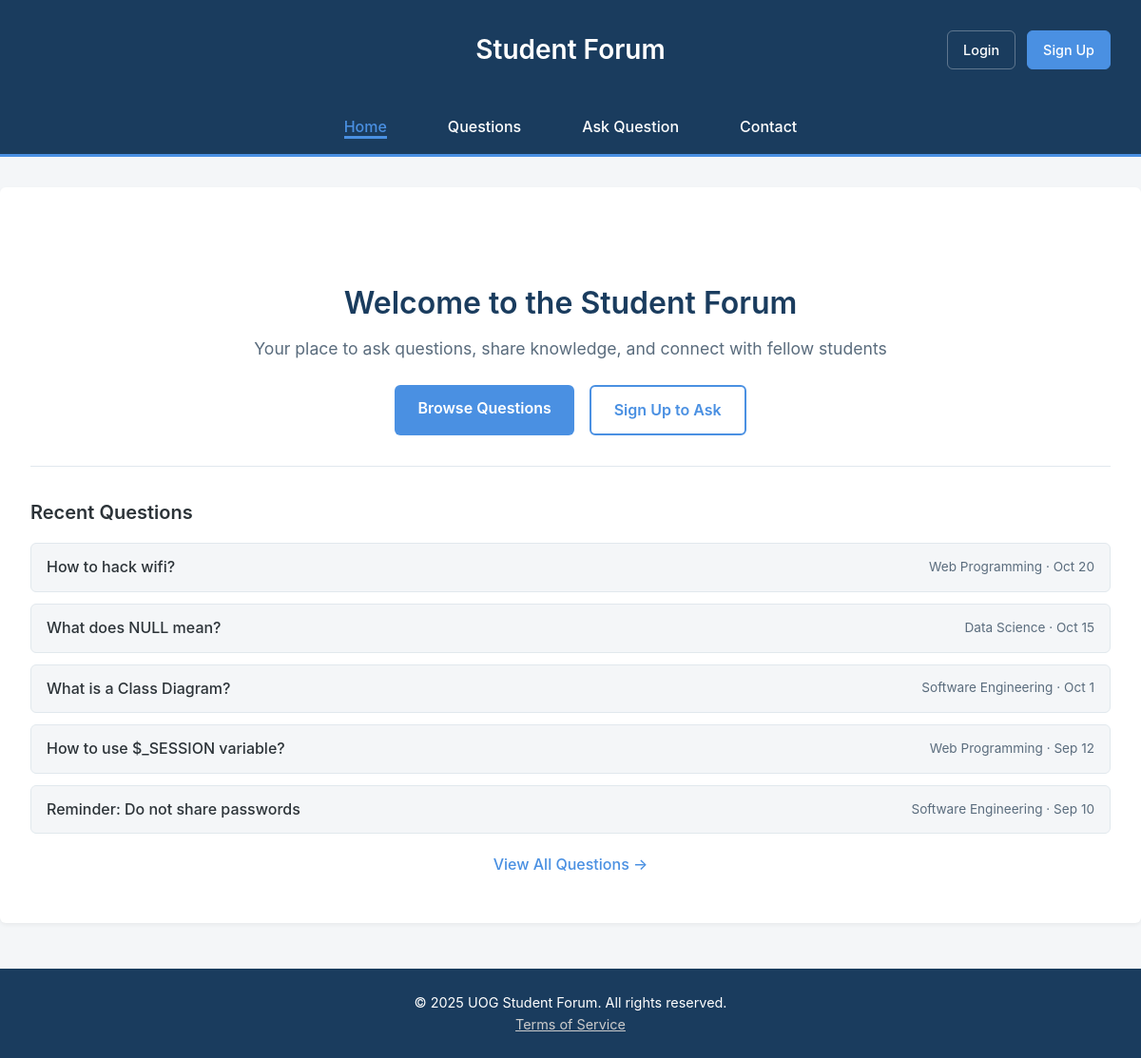
/, run on an earlier commit of the app's database.
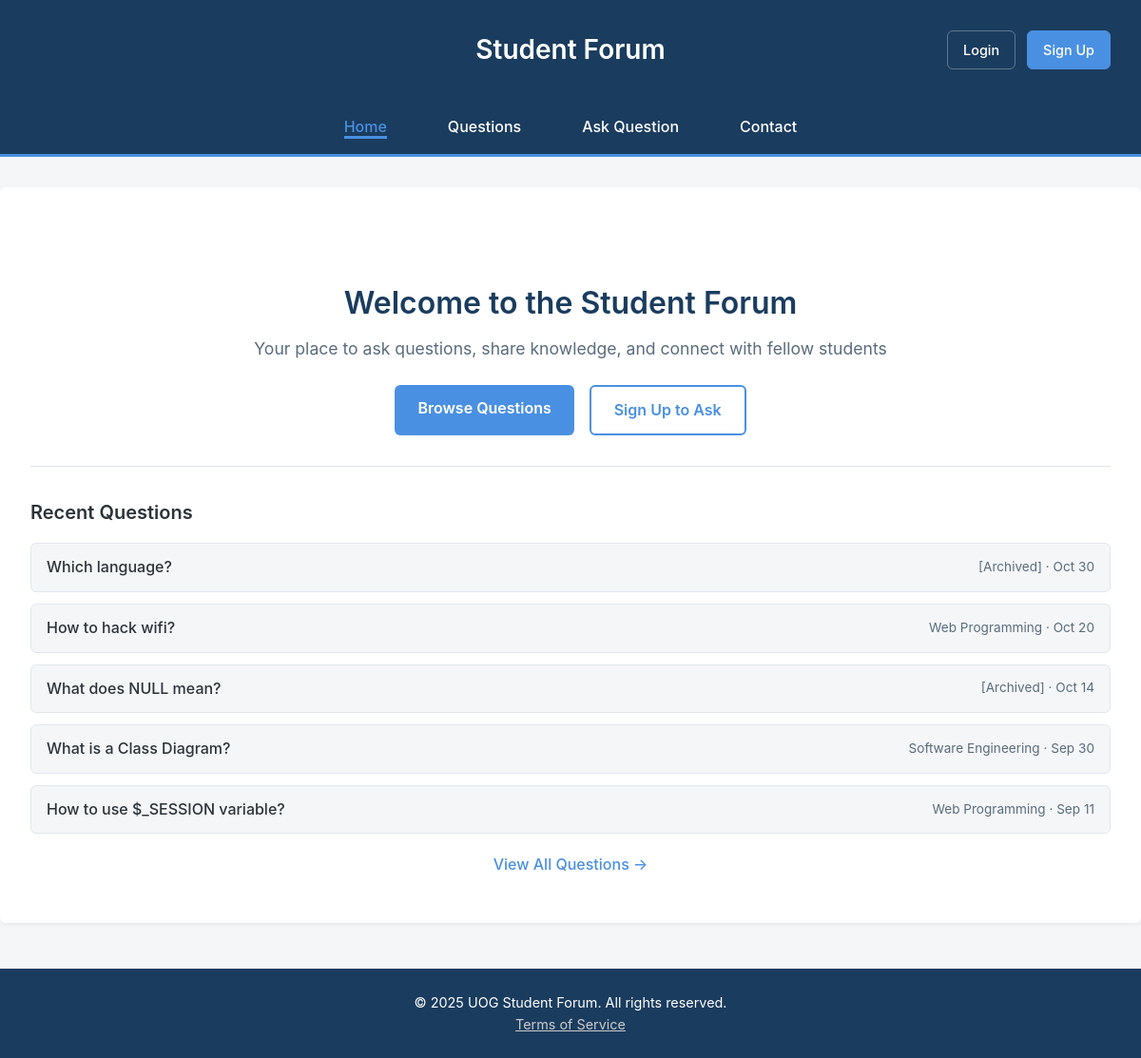
And on a later commit of the database.
### tables this page shows
CREATE TABLE `question` (
  `question_id` int(11) NOT NULL,
  `title` varchar(255) NOT NULL,
  `content` text NOT NULL,
  `image` varchar(255) DEFAULT NULL,
  `view_count` int(11) NOT NULL DEFAULT 0,
  `status` varchar(50) NOT NULL DEFAULT 'active',
  `created_at` timestamp NOT NULL DEFAULT current_timestamp(),
  `user_id` int(11) DEFAULT NULL,
  `module_id` int(11) NOT NULL,
  `updated_at` timestamp NOT NULL DEFAULT current_timestamp() ON UPDATE current_timestamp()
);

### includes/functions/SessionFunctions.php (called while the page is built, shortened)
<?php
function isLoggedIn() {
    return isset($_SESSION['user_id']) && !empty($_SESSION['user_id']);
}

### index.php (called while the page is built, shortened)
<?php
include FUNCTIONS_PATH . 'SessionFunctions.php';
include INCLUDES_PATH . 'DatabaseConnection.php';
include FUNCTIONS_PATH . 'DatabaseFunctions.php';
include FUNCTIONS_PATH . 'QuestionDbFunctions.php';
$recentQuestions = getQuestionList($pdo, null, null, true);
$recentQuestions = array_slice($recentQuestions, 0, 5);
$activePage = 'home';
include PUBLIC_TEMPLATES . 'home.html.php';
$output = ob_get_clean();
include PUBLIC_TEMPLATES . 'layout.html.php';

### includes/functions/QuestionDbFunctions.php (called while the page is built, shortened)
<?php
function getQuestionList($pdo, $module_id = null, $user_id = null, $publicView = false, $searchTerm = null, $authorSearch = null) {
    if ($publicView) {
        $sql = 'SELECT q.question_id, q.title, q.content, q.image, q.created_at, q.view_count,
                u.email,
                CASE WHEN u.status = \'deleted\' THEN \'[Deleted]\' ELSE u.username END as username,
                CASE WHEN m.status = \'deleted\' THEN \'[Archived]\' ELSE m.module_name END as module_name,
                m.module_id, u.user_id, u.status as user_status, m.status as module_status
        FROM question q
        INNER JOIN user_account u ON q.user_id = u.user_id
        INNER JOIN module m ON q.module_id = m.module_id';
    }
    $params = [];
    $sql .= ' ORDER BY q.created_at DESC';
    $questions = query($pdo, $sql, $params);
    return $questions->fetchAll();
}

### includes/functions/DatabaseFunctions.php (called while the page is built, shortened)
<?php
function query($pdo, $sql, $parameters = []) {
    $query = $pdo->prepare($sql);
    $query->execute($parameters);
    return $query;
}

### templates/public/home.html.php (the view)
<?php if (isLoggedIn()): ?>
<div class="home-hero">
    <h2>Good day to you, <?= htmlspecialchars($_SESSION['username'], ENT_QUOTES, 'UTF-8') ?>!</h2>
    <p class="tagline">Ready to learn and share knowledge?</p>
    <div class="home-actions">
        <a href="questions.php" class="btn-primary">Browse Questions</a>
        <a href="addquestion.php" class="btn-secondary">Ask a Question</a>
        <a href="profile.php" class="btn-tertiary">My Profile</a>
    </div>
</div>
<?php if (!empty($recentQuestions)): ?>
<div class="recent-questions">
    <h3>Recent Questions</h3>
    <div class="question-preview-list">
        <?php foreach($recentQuestions as $question): ?>
            <div class="question-preview">
                <a href="questiondetail.php?id=<?=$question['question_id']?>">
                    <?=htmlspecialchars($question['title'], ENT_QUOTES, 'UTF-8')?>
                </a>
                <span class="preview-meta"><?=htmlspecialchars($question['module_name'], ENT_QUOTES, 'UTF-8')?> · <?=htmlspecialchars(date('M j', strtotime($question['created_at'])), ENT_QUOTES, 'UTF-8')?></span>
            </div>
        <?php endforeach;?>
    </div>
    <p class="view-all-link">
        <a href="questions.php">View All Questions →</a>
    </p>
</div>
<?php endif; ?>
<?php else: ?>
<div class="home-hero">
    <h2>Welcome to the Student Forum</h2>
    <p class="tagline">Your place to ask questions, share knowledge, and connect with fellow students</p>
    <div class="home-actions">
        <a href="questions.php" class="btn-primary">Browse Questions</a>
        <a href="auth/signup.php" class="btn-secondary">Sign Up to Ask</a>
    </div>
</div>
<?php if (!empty($recentQuestions)): ?>
<div class="recent-questions">
    <h3>Recent Questions</h3>
    <div class="question-preview-list">
        <?php foreach($recentQuestions as $question): ?>
            <div class="question-preview">
                <a href="questiondetail.php?id=<?=$question['question_id']?>">
                    <?=htmlspecialchars($question['title'], ENT_QUOTES, 'UTF-8')?>
                </a>
                <span class="preview-meta"><?=htmlspecialchars($question['module_name'], ENT_QUOTES, 'UTF-8')?> · <?=htmlspecialchars(date('M j', strtotime($question['created_at'])), ENT_QUOTES, 'UTF-8')?></span>
            </div>
        <?php endforeach;?>
    </div>
    <p class="view-all-link">
        <a href="questions.php">View All Questions →</a>
    </p>
</div>
<?php endif; ?>
<?php endif; ?>

### templates/public/layout.html.php (shortened to what this page needs)
<!DOCTYPE html>
<html lang="en">
    <head>
    <link href="<?= BASE_URL ?>/templates/css/questions.css" rel="stylesheet">
    </head>
    <body>
        <header>
            <div class="header-container">
                <h1>Student Forum</h1>
                <div class="header-auth">
                    <?php if (isset($_SESSION['user_id'])): ?>
                        <a href="<?= BASE_URL ?>/profile.php" class="profile-link">Hi, <?= htmlspecialchars($_SESSION['username'] ?? 'User', ENT_QUOTES, 'UTF-8') ?></a>
                        <a href="<?= BASE_URL ?>/auth/logout.php" class="btn-auth">Logout</a>
                    <?php else: ?>
                        <a href="<?= BASE_URL ?>/auth/login.php" class="btn-auth">Login</a>
                        <a href="<?= BASE_URL ?>/auth/signup.php" class="btn-auth btn-signup">Sign Up</a></a></a>
                    <?php endif; ?>
                </div>
            </div>
        </header>
        <nav>
            <ul>
                <li><a href="<?= BASE_URL ?>/index.php" <?= (isset($activePage) && $activePage === 'home') ? 'class="active"' : '' ?>>Home</a></li>
                <li><a href="<?= BASE_URL ?>/questions.php" <?= (isset($activePage) && $activePage === 'questions') ? 'class="active"' : '' ?>>Questions</a></li>
                <li><a href="<?= BASE_URL ?>/addquestion.php" <?= (isset($activePage) && $activePage === 'addquestion') ? 'class="active"' : '' ?>>Ask Question</a></li>
                <li><a href="<?= BASE_URL ?>/contact.php" <?= (isset($activePage) && $activePage === 'contact') ? 'class="active"' : '' ?>>Contact</a></li>
            </ul>
        </nav>
        <main>
            <?=$output?>
        </main>
        <footer>
            <div>&copy; 2025 UOG Student Forum. All rights reserved.</div>
            <div><a href="<?= BASE_URL ?>/terms.php" style="color: #ccc;">Terms of Service</a></div>
        </footer>
    </body>
</html>

### templates/css/questions.css (style rules this page uses)
:root { --primary-brand: #1A3C5E; --accent-blue: #4A90E2; --page-bg: #F4F6F8; --content-bg: #FFFFFF; --text-primary: #2C3338; --text-secondary: #5A6C7D; --font-stack: -apple-system, BlinkMacSystemFont, "Segoe UI", Roboto, "Helvetica Neue", Arial, sans-serif; --line-height-base: 1.6; --shadow-subtle: 0 2px 4px rgba(0, 0, 0, 0.05); --shadow-medium: 0 4px 8px rgba(0, 0, 0, 0.1); --border-radius: 6px; --border-color: #E1E8ED; }
* { margin: 0; padding: 0; box-sizing: border-box; }
body { font-family: var(--font-stack); line-height: var(--line-height-base); background-color: var(--page-bg); color: var(--text-primary); }
header { display: block; background-color: var(--primary-brand); padding: 1rem 2rem; box-shadow: var(--shadow-medium); }
.header-container { display: flex; justify-content: space-between; align-items: center; max-width: 1200px; margin: 0 auto; }
header h1 { font-weight: 600; padding: 0.5em 0; color: white !important; margin: 0; font-size: 1.75rem; text-align: center; flex: 1; }
.header-auth { display: flex; align-items: center; gap: 0.75rem; width: 180px; justify-content: flex-end; }
nav { background-color: var(--primary-brand); border-bottom: 3px solid var(--accent-blue); }
nav a { color: white; text-decoration: none; font-weight: 500; transition: all 0.2s ease; }
nav a.active { color: var(--accent-blue); border-bottom: 3px solid var(--accent-blue); margin-bottom: -3px; }
nav ul { display: flex; justify-content: center; max-width: 1200px; margin: 0 auto; list-style: none; padding: 0; }
nav li { padding: 1em 2em; text-align: center; }
main { overflow: auto; min-height: 60vh; background-color: var(--content-bg); max-width: 1200px; margin: 2rem auto; padding: 2rem; border-radius: var(--border-radius); box-shadow: var(--shadow-subtle); }
footer { padding: 1.5rem; background-color: var(--primary-brand); color: white; font-size: 0.9rem; text-align: center; margin-top: 3rem; }
p { margin-bottom: 1em; }
h1, h2, h3 { color: var(--primary-brand); font-weight: 600; margin-bottom: 0.75em; }
h2 { font-size: 1.75rem; margin-top: 1em; }
h3 { font-size: 1.25rem; }
.home-hero { text-align: center; padding: 2rem 0; margin-bottom: 2rem; border-bottom: 1px solid var(--border-color); }
.home-hero h2 { font-size: 2rem; margin-bottom: 0.5rem; }
.home-hero .tagline { font-size: 1.1rem; color: var(--text-secondary); margin-bottom: 1.5rem; }
.home-actions { display: flex; gap: 1rem; justify-content: center; flex-wrap: wrap; }
.home-actions .btn-primary { padding: 0.75rem 1.5rem; background-color: var(--accent-blue); color: white; text-decoration: none; border-radius: var(--border-radius); font-weight: 600; transition: background-color 0.2s ease; }
.home-actions .btn-secondary { padding: 0.75rem 1.5rem; background-color: transparent; color: var(--accent-blue); text-decoration: none; border-radius: var(--border-radius); font-weight: 600; border: 2px solid var(--accent-blue); transition: all 0.2s ease; }
.recent-questions { margin-top: 2rem; }
.recent-questions h3 { font-size: 1.25rem; margin-bottom: 1rem; color: var(--text-primary); }
.question-preview-list { display: flex; flex-direction: column; gap: 0.75rem; }
.question-preview { display: flex; justify-content: space-between; align-items: center; padding: 0.75rem 1rem; background-color: var(--page-bg); border-radius: var(--border-radius); border: 1px solid var(--border-color); }
.question-preview a { color: var(--text-primary); text-decoration: none; font-weight: 500; flex: 1; }
.question-preview .preview-meta { font-size: 0.85rem; color: var(--text-secondary); white-space: nowrap; margin-left: 1rem; }
.view-all-link { margin-top: 1.25rem; text-align: center; }
.view-all-link a { color: var(--accent-blue); text-decoration: none; font-weight: 500; }
.btn-auth { display: inline-block; padding: 0.5rem 1rem; color: white; text-decoration: none; font-size: 0.9rem; font-weight: 500; border: 1px solid rgba(255, 255, 255, 0.3); border-radius: var(--border-radius); transition: all 0.2s ease; }
.btn-auth.btn-signup { background-color: var(--accent-blue); border-color: var(--accent-blue); }
.btn-primary { display: inline-block; padding: 0.75rem 1.5rem; background-color: var(--accent-blue); color: white !important; border: none; border-radius: var(--border-radius); font-size: 1rem; font-weight: 600; cursor: pointer; transition: background-color 0.2s ease; text-decoration: none; }

What changed in the data, as far as the page shows it:
no longer on this page (row edited): question: title "Reminder: Do not share passwords", module_name "Software Engineering", created_at "Sep 10"
added question: title "Which language?", module_name "[Archived]", created_at "Oct 30"
changed question "What does NULL mean?": module_name "Data Science" → "[Archived]"; created_at "Oct 15" → "Oct 14"
changed question "What is a Class Diagram?": created_at "Oct 1" → "Sep 30"
changed question "How to use $_SESSION variable?": created_at "Sep 12" → "Sep 11"
